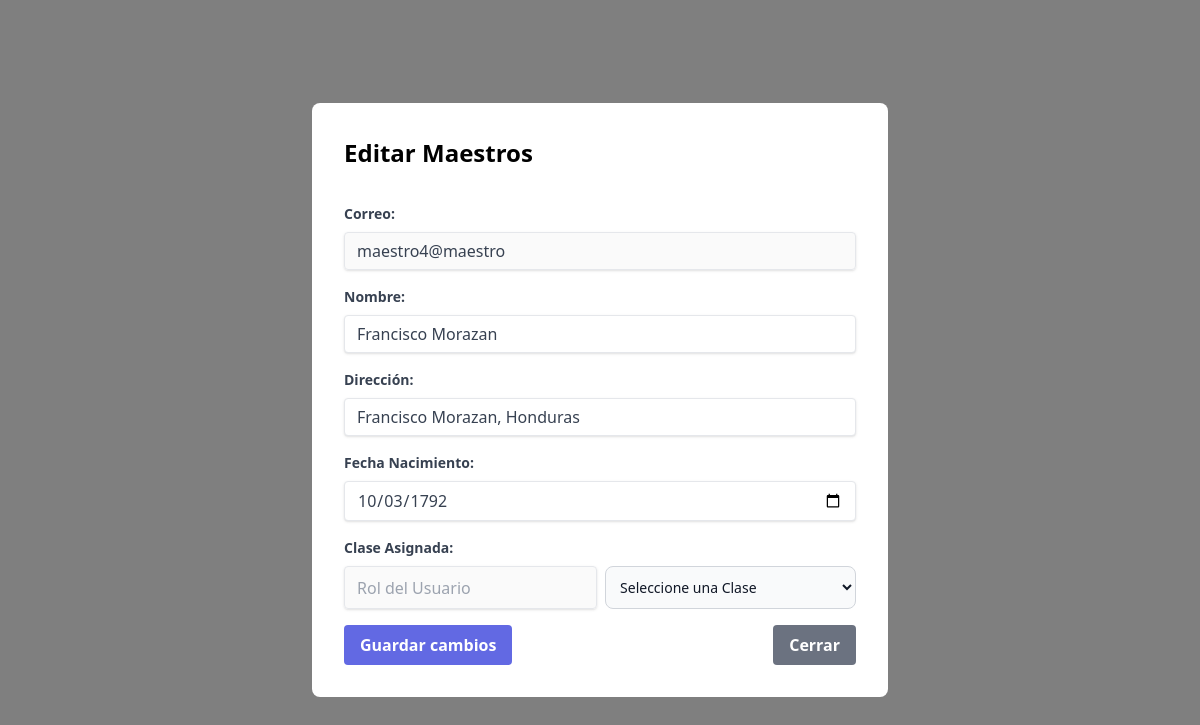
The page /maestros/edit?id=9 (signed in) on the database its author committed.
### tables this page shows
CREATE TABLE `usuarios` (
  `id` int(11) NOT NULL,
  `dni` varchar(50) DEFAULT NULL,
  `nombre` varchar(150) DEFAULT NULL,
  `correo` varchar(250) DEFAULT NULL,
  `password` varchar(250) DEFAULT NULL,
  `direccion` varchar(200) DEFAULT NULL,
  `fecha_nac` date DEFAULT NULL,
  `clase_id` int(11) DEFAULT NULL,
  `rol_id` int(11) DEFAULT NULL,
  `estatus` tinyint(1) DEFAULT NULL
);

### Controllers/MaestroController.php (called while the page is built, shortened)
<?php
class MaestroController
{
    protected $model;
    public function __construct()
    {
        $this->model = new User();
    }
    public function edit($id)
    {
        $maestros = $this->model->find($id);
        include $_SERVER["DOCUMENT_ROOT"] . "../views/maestros/edit.php";
    }
}

### config/database.php (called while the page is built)
<?php
return [
    "db_host" => "localhost",
    "db_name" => "db_university",
    "db_username" => "root",
    "db_password" => ""
];

### Models/Model.php (called while the page is built, shortened)
<?php
class Model
{
    private $db;
    protected $table;
    public function __construct()
    {
        $config = include($_SERVER["DOCUMENT_ROOT"] . "/config/database.php");
        try {
            $this->db = new mysqli(
                $config["db_host"],
                $config["db_username"],
                $config["db_password"],
                $config["db_name"]
            );
        } catch (mysqli_sql_exception $e) {
            echo "Error: " . $e->getMessage();
        }
    }
    public function find($id)
    {
        $res = $this->db->query("select * from {$this->table} where id = $id");
        $data = $res->fetch_assoc();
        return $data;
    }
}
?>

### views/maestros/edit.php (the view, shortened to what this page needs)
<div class="h-screen w-full fixed left-0 top-0 flex justify-center items-center bg-black bg-opacity-50">
    <div class="fixed z-10 inset-0 overflow-y-auto">
        <div class="flex items-center justify-center min-h-screen">
            <div class="bg-white rounded-lg p-8 m-4 max-w-xl w-full show-modal">
                <h2 class="text-2xl font-bold mb-8">Editar Maestros</h2>
                <form id="editPermisos" action="/maestros/update" method="post">
                    <div class="mb-4">
                        <label class="block text-gray-700 text-sm font-bold mb-2" for="correo">Correo:</label>
                        <input type="text" id="correo" name="correo" disabled value="<?= $maestros["correo"] ?>" class="shadow appearance-none border rounded w-full py-2 px-3 text-gray-700 leading-tight focus:outline-none focus:shadow-outline" placeholder="Correo">
                    </div>
                    <div class="mb-4">
                        <label class="block text-gray-700 text-sm font-bold mb-2" for="nombre">Nombre:</label>
                        <input type="text" id="nombre" name="nombre" value="<?= $maestros["nombre"] ?>" class="shadow appearance-none border rounded w-full py-2 px-3 text-gray-700 leading-tight focus:outline-none focus:shadow-outline" placeholder="Correo">
                    </div>
                    <div class="mb-4">
                        <label class="block text-gray-700 text-sm font-bold mb-2" for="direccion">Dirección:</label>
                        <input type="text" id="direccion" name="direccion" value="<?= $maestros["direccion"] ?>" class="shadow appearance-none border rounded w-full py-2 px-3 text-gray-700 leading-tight focus:outline-none focus:shadow-outline" placeholder="Correo">
                    </div>
                    <div class="mb-4">
                        <label class="block text-gray-700 text-sm font-bold mb-2" for="fecha_nac">Fecha Nacimiento:</label>
                        <input type="date" id="fecha_nac" name="fecha_nac" value="<?= $maestros["fecha_nac"] ?>" class="shadow appearance-none border rounded w-full py-2 px-3 text-gray-700 leading-tight focus:outline-none focus:shadow-outline" placeholder="Correo">
                    </div>
                    <div class="mb-4">
                        <label class="block text-gray-700 text-sm font-bold mb-2" for="clase_id">Clase Asignada:</label>
                        <div class="flex col-span-3 sm:col-span-1">
                            <input id="clase_id" name="" disabled value="<?= $maestros["clase_id"] ?>" class="shadow appearance-none border rounded w-full py-2 px-3 text-gray-700 leading-tight focus:outline-none focus:shadow-outline mr-2" placeholder="Rol del Usuario">
                            <select id="rolesUsuarios" name="clase_id" class="bg-gray-50 border border-gray-300 text-gray-900 text-sm rounded-lg focus:ring-primary-500 focus:border-primary-500 block w-full p-2.5 dark:bg-gray-600 dark:border-gray-500 dark:placeholder-gray-400 dark:text-white dark:focus:ring-primary-500 dark:focus:border-primary-500">
                                <option value='' selected disabled>Seleccione una Clase</option>
                            </select>
                        </div>
                    </div>
                    <div class="flex items-center justify-between">
                        <button class="bg-blue-500 hover:bg-blue-700 text-white font-bold py-2 px-4 rounded focus:outline-none focus:shadow-outline" type="submit">
                            Guardar cambios
                        </button>
                        <button class="bg-gray-500 hover:bg-gray-700 text-white font-bold py-2 px-4 rounded focus:outline-none focus:shadow-outline close-modal">
                            <a href="/maestros">Cerrar</a>
                        </button>
                    </div>
                </form>
            </div>
        </div>
    </div>
</div>

### rows shown on the page
usuarios: correo "maestro4@maestro", nombre "Francisco Morazan", direccion "Francisco Morazan, Honduras", fecha_nac "10/03/1792"
